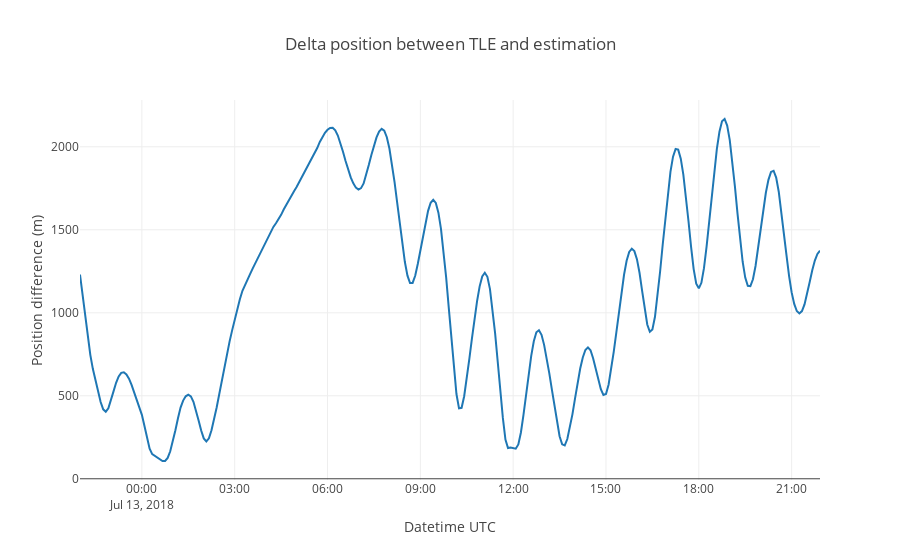

Here is the notebook cell this chart was saved with:
### Markdown cell above
Plotting the position difference between the initial TLE and the estimated orbit.

### Code cell
# Computing norm of position difference
import numpy as np
deltaPos_norm = pd.Series(data=np.linalg.norm(
    PV_tle_tod_df[['x','y','z']] - PV_tod_df[['x','y','z']], 
    axis=1),
                         index=PV_tle_tod_df.index)

import plotly.graph_objs as go

trace = go.Scatter(
    x = deltaPos_norm.index,
    y = deltaPos_norm,
    mode='lines'
)

data = [trace]

layout = go.Layout(
    title = 'Delta position between TLE and estimation',
    xaxis = dict(
        title = 'Datetime UTC'
    ),
    yaxis = dict(
        title = 'Position difference (m)'
    )
)

fig = dict(data=data, layout=layout)

py.iplot(fig)

### Figure 1 — Plotly figure (JSON) as saved in the notebook; plotly's stock layout.template omitted (floating-point values rounded to 4 significant figures; data arrays with more than 128 entries replaced by an {"elided": "..."} marker saying what was removed)
{"data": [{"mode": "lines", "type": "scatter", "uid": "75a6fccb-e726-4173-af78-6a7dfefe75bb", "x": {"elided": "288 str values"}, "y": {"elided": "288 float values"}}], "layout": {"title": {"text": "Delta position between TLE and estimation"}, "xaxis": {"title": {"text": "Datetime UTC"}}, "yaxis": {"title": {"text": "Position difference (m)"}}}}
